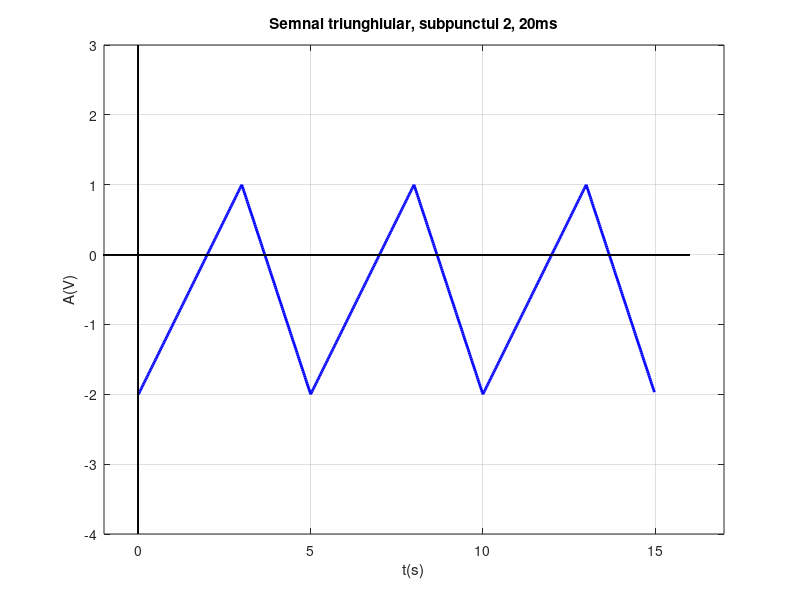

MATLAB code for this plot:
% In prima instanta vom afla graficul corespunzator unei perioade.
% Pornim graficul din punctul (0, -2) si
% panta+ egala cu 1, deci functia ce defineste prima dreapta de urcare este:
% f(x) = x - 2.
% Cum nivelul maxim este 1 (folosind functia f) =>
% primul punct de maxim este (3, 1)
% Cum perioada este de 5s, inseamna ca la secunda 5 semnalul trebuie sa fie
% inapoi la valoarea -2. Deci avem punctele (3, 1) si (5, -2) care
% determina functia:
% f(x) = -1.5x + 5.5
% folosind rationamente identice vom calcula toate functiile care intra in
% componenta graficului

% rezolutie temporara de 20ms
% lucram pe un timp de 15s, pt a ilustra 3 perioade de 5s

t = 0 : 0.02 : 15;
x = zeros(length(t));

% f(x) = x - 2 (urcare)
x(1 : 150) = t(1 : 150) - 2;

% f(x) = -1.5x + 5.5 (coborare)
x(151 : 250) = -1.5 * t(151 : 250) + 5.5;

% f(x) = x - 7 (urcare)
x(251 : 400) = t(251 : 400) - 7;

% f(x) = -1.5x + 13
x(401 : 500) = -1.5 * t(401 : 500) + 13;

% f(x) = x - 12
x(501 : 650) = t(501 : 650) - 12;

% f(x) = -1.5x + 20.5
x(651 : 750) = -1.5 * t(651 : 750) + 20.5;

% variabile utilizate pentru evidentierea axei x
xaxis_1 = -2 : 0.02 : 16;
xaxis_2 = zeros(length(xaxis_1));

% variabile utilizate pentru evidentierea axei y
yaxis_1 = -4 : 0.02 : 3;
yaxis_2 = zeros(length(yaxis_1));

% reprezentare grafica:
figure(1);
plot(t(1:750), x(1:750), '-b', 'LineWidth', 2.0);
title('Semnal triunghiular, subpunctul 2, 20ms');
hold on;
plot(xaxis_1, xaxis_2, '-k', 'LineWidth', 0.5);
plot(yaxis_2, yaxis_1, '-k', 'LineWidth', 0.5);
xlabel('t(s)');
ylabel('A(V)');
axis([-1 17 -4 3]);
grid;





